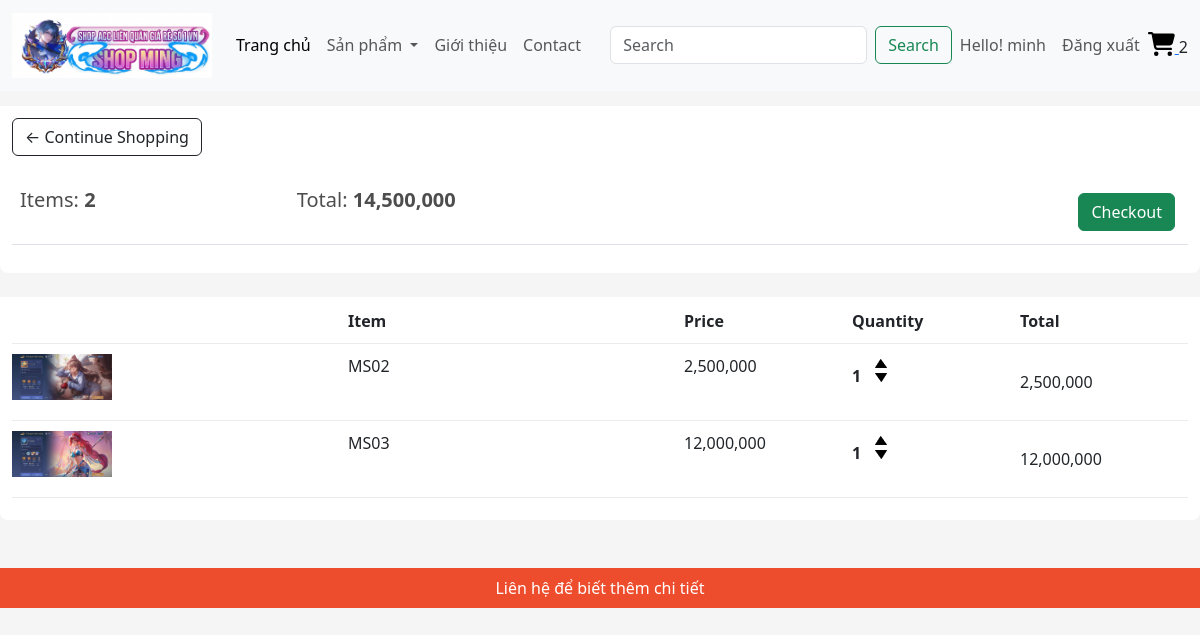
The page /cart/ (signed in) on the database as committed earlier.
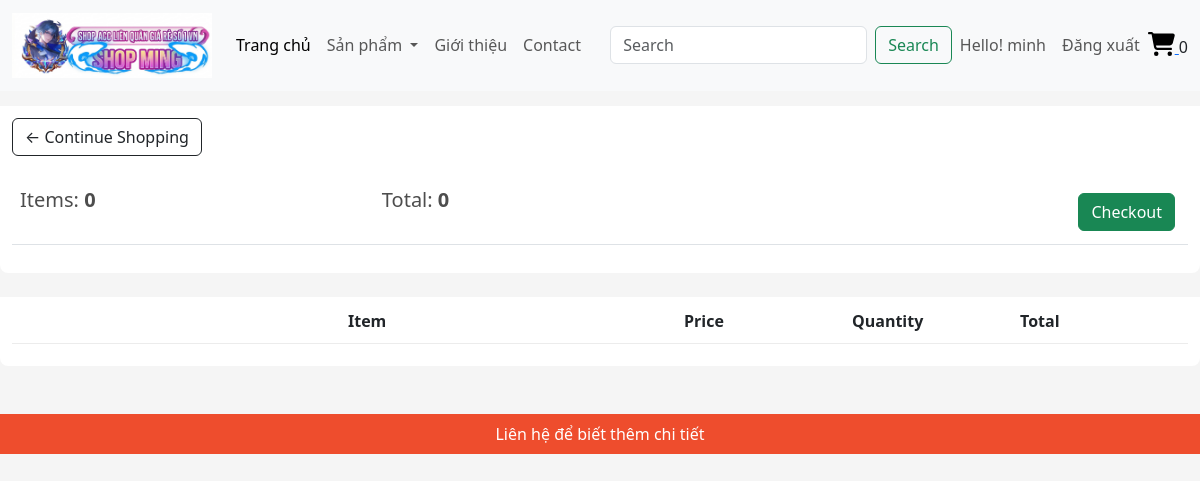
The same page on the database as committed later.
### app/models.py (models this page shows, shortened)
class Order(models.Model):
    customer = models.ForeignKey(Customer, on_delete=models.SET_NULL, null=True, blank=True)
    date_order = models.DateTimeField(auto_now_add=True)
    complete = models.BooleanField(default=False, null=True)
    transaction_id = models.CharField(max_length=200, null=True)
    @property
    def get_cart_total(self):
        orderitems = self.orderitem_set.all()
        total = sum([item.get_total for item in orderitems])
        return total
    @property
    def get_cart_items(self):
        orderitems = self.orderitem_set.all()
        total = sum([item.quantity for item in orderitems])
        return total

class OrderItem(models.Model):
    product = models.ForeignKey(Product, on_delete=models.SET_NULL, null=True, blank=True)
    order = models.ForeignKey(Order, on_delete=models.SET_NULL, null=True, blank=True)
    quantity = models.IntegerField(default=0, null=True, blank=True)
    date_added = models.DateTimeField(auto_now_add=True)
    @property
    def get_total(self):
        total = self.product.price * self.quantity
        return total

class Product(models.Model):
    category = models.ManyToManyField(Category,related_name='product')
    name = models.CharField(max_length=200, null=True)
    price = models.FloatField()
    old_price = models.FloatField(null=True, blank=True)
    digital = models.BooleanField(default=False, null=True, blank=True)
    image = models.ImageField(null=True, blank=True, upload_to='products/')
    @property
    def ImageURL(self):
        try:
            url = self.image.url
        except :
            url = ''
        return url

### app/views.py (the view, shortened to what this page needs)
# urls.py: path('cart/', views.cart, name="cart"),
def cart(request):
    if request.user.is_authenticated:
        customer, created = Customer.objects.get_or_create(
            user=request.user,
            defaults={
                'name': request.user.username,
                'email': request.user.email,
            }
        )
        order, created = Order.objects.get_or_create(customer=customer, complete=False)
        items = order.orderitem_set.all()
        cartItems = order.get_cart_items
    categories = Category.objects.filter(is_sub=False)
    context = {'items': items, 'order': order, 'cartItems': cartItems,'categories':categories}
    return render(request, 'app/cart.html', context)

### app/templates/app/cart.html
{% extends 'app/base.html' %}
{% load static %}
{% block cart_content %}
{% load humanize %}
<div class="row">
	<div class="col-lg-12">
		<div class="box-element">
			<a  class="btn btn-outline-dark" href="{% url 'home' %}">&#x2190; Continue Shopping</a>
			<br>
			<br>
			<table class="table">
				<tr>
					<th><h5>Items: <strong>{{order.get_cart_items}}</strong></h5></th>
					<th><h5>Total:<strong> {{ order.get_cart_total|floatformat:0|intcomma }}</strong></h5></th>
					<th>
						<a  style="float:right; margin:5px;" class="btn btn-success" href="{% url 'checkout' %}">Checkout</a>
					</th>
				</tr>
			</table>
		</div>
		<br>
		<div class="box-element">
			<div class="cart-row">
				<div style="flex:2"></div>
				<div style="flex:2"><strong>Item</strong></div>
				<div style="flex:1"><strong>Price</strong></div>
				<div style="flex:1"><strong>Quantity</strong></div>
				<div style="flex:1"><strong>Total</strong></div>
			</div>
			{% for item in items %}
			<div class="cart-row">
				<div style="flex:2"><img class="row-image" src="{{item.product.ImageURL}}"></div>
				<div style="flex:2"><p>{{item.product.name}}</p></div>
				<div style="flex:1"><p>{{ item.product.price|floatformat:0|intcomma }}</p></div>
				<div style="flex:1">
					<p class="quantity">{{item.quantity}}</p>
					<div class="quantity">
						<img data-product ="{{item.product.id}}" data-action='add' class="chg-quantity update-cart" src="{% static  'app/images/arrow-up.png' %}">
						<img data-product ="{{item.product.id}}" data-action='remove' class="chg-quantity update-cart" src="{% static  'app/images/arrow-down.png' %}">
					</div>
				</div>
				<div style="flex:1"><p><p>{{ item.get_total|floatformat:0|intcomma }}</p></div>
			</div>
			{% endfor %}
		</div>
	</div>
</div>
{% endblock cart_content %}

### app/templates/app/base.html (shortened to what this page needs)
{% load static %}
<!DOCTYPE html>
<html>
    <head>
        <link href="https://cdn.jsdelivr.net/npm/bootstrap@5.3.8/dist/css/bootstrap.min.css" rel="stylesheet">
        <link href="{%static 'app/css/style.css' %}" rel="stylesheet" />
        <link href="{%static 'app/css/owl.carousel.min.css' %}" rel="stylesheet" />
        <link href="{%static 'app/css/all.min.css' %}" rel="stylesheet" />
        <link rel="stylesheet" type="text/css" href="{% static 'app/css/main.css' %}">
        <link rel="stylesheet" href="">
    </head>
    <body>
        <nav class="navbar navbar-expand-lg bg-body-tertiary">
  <div class="container-fluid">
    <a class="navbar-brand" href="{% url 'home'%}">
      <img src="{% static 'app/images/Gemini.png' %}" width="200" height=auto />
      </a>
    <div class="collapse navbar-collapse" id="navbarSupportedContent">
      <ul class="navbar-nav me-auto mb-2 mb-lg-0">
        <li class="nav-item">
          <a class="nav-link active" aria-current="page" href="{% url 'home'%}">Trang  chủ</a>
        </li>
        <li class="nav-item dropdown">
          <a class="nav-link dropdown-toggle" href="#" role="button" data-bs-toggle="dropdown" aria-expanded="false">
            Sản phẩm
          </a>
        </li>
         <li class="nav-item">
          <a class="nav-link" href="#">Giới thiệu</a>
        </li>
        <li class="nav-item">
          <a class="nav-link" href="#">Contact</a>
        </li>
      </ul>
      <form class="d-flex" role="search" method = POST action = "{% url 'search' %}">
        <input class="form-control me-2" type="search" placeholder="Search" aria-label="Search" name= "searched"/>
        <button class="btn btn-outline-success" type="submit">Search</button>
      </form>
    </div>
<ul class="navbar-nav ms-auto mb-2 mb-lg-0 align-items-center">
    {% if request.user.is_authenticated %}
        <li class="nav-item">
            <span class="nav-link">Hello! {{ request.user.username }}</span>
        </li>
        <li class="nav-item">
            <a class="nav-link" href="{% url 'logout' %}">Đăng xuất</a>
        </li>
    {% endif %}
</ul>
   <div class="form-inline my-2 my-lg-0 position-relative">
    <a href="{% url 'cart' %}">
    <i class="fas fa-shopping-cart cart-icon"></i>
</a>
<span class="cart-total">{{cartItems}}</span>
</div>
  </div>
</nav>
{% block cart_content %}{% endblock cart_content %}
<footer class="container-fluid bg-dark text-white text-center p-2 mt-5">
    Liên hệ để biết thêm chi tiết
</footer>
    </body>
</html>

Rows that differ between the two databases and show on the page:
removed OrderItem: product.ImageURL (picture), product.name "MS02", product.price "2,500,000", quantity "1", get_total "2,500,000"
removed OrderItem: product.ImageURL (picture), product.name "MS03", product.price "12,000,000", quantity "1", get_total "12,000,000"
computed for Order: get_cart_items "2" → "0"; get_cart_total "14,500,000" → "0"
Other text that changed with them:
{{ cartItems }}: "2" → "0"
